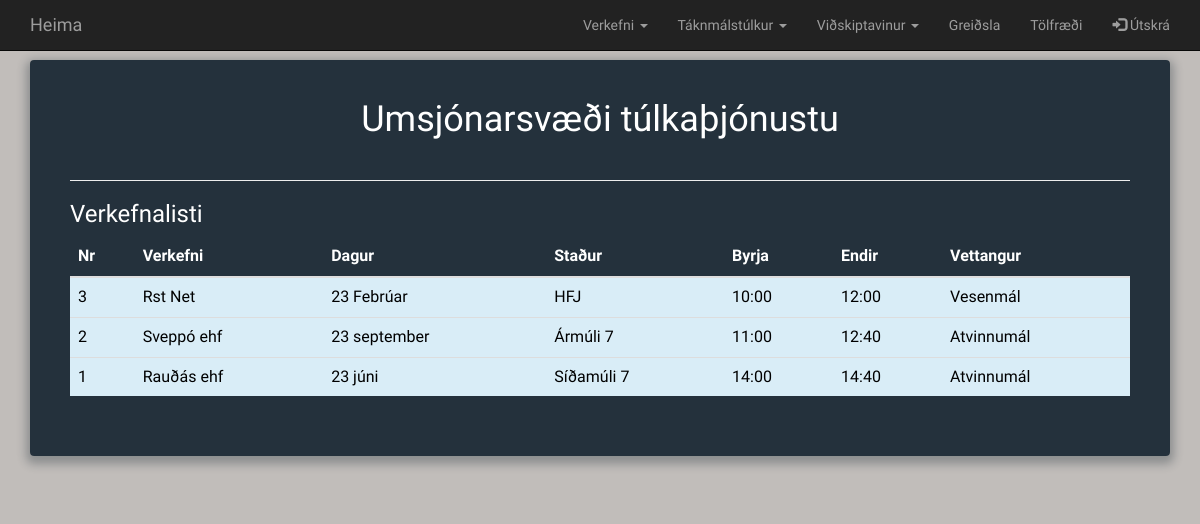
The app's page /admin.php with its own data.
### tables this page shows
CREATE TABLE `tblVerkefni` (
  `Nr` int(11) NOT NULL,
  `Heiti` text,
  `Stadur` text,
  `Dagur` text,
  `Tima_byrja` text,
  `Tima_endir` text,
  `Vettvangur` text
);

### admin.php (the view, shortened to what this page needs)
<?php
include('connection.php');
include('header.php');
?>
<body>
<?php
include('navbar.php');
?>
    <div class="container">
       <div class="form_home">
          <h1>Umsjónarsvæði túlkaþjónustu</h1>
          <hr>
          <h3>Verkefnalisti</h3>
          <table class="table">
                 <thead>
                   <tr>
                      <th>Nr</th>
                      <th>Verkefni</th>
                      <th>Dagur</th>
                      <th>Staður</th>
                      <th>Byrja</th>
                      <th>Endir</th>
                      <th>Vettangur</th>
                    </tr>
                  </thead>
                <tbody>
                <?php
                    $sql = "SELECT tblVerkefni.Nr, tblVerkefni.Heiti, tblVerkefni.Dagur, tblVerkefni.Stadur, tblVerkefni.Tima_byrja, tblVerkefni.Tima_endir, tblVerkefni.Vettvangur FROM tblVerkefni ORDER BY tblVerkefni.Nr DESC;";
                    $result = mysqli_query($conn,$sql);
                      while( $row = mysqli_fetch_array($result) ){
                        echo '<tr class="info">';
                        echo  '<td scope="row">'.$row[0].'</th>';
                        echo  '<td>'.$row[1].'</td>';
                        echo  '<td>'.$row[2].'</td>';
                        echo  '<td>'.$row[3].'</td>';
                        echo  '<td>'.$row[4].'</td>';
                        echo  '<td>'.$row[5].'</td>';
                        echo  '<td>'.$row[6].'</td>';
                        echo '</tr>';
                       }
                ?>
                 </tbody>
           </table>
       </div>
    </div>
<?php
  include('footer.php');
?>

### header.php (shortened to what this page needs)
<!DOCTYPE html>
<html lang="is">
<head>
    <link href="node_modules/bootstrap/dist/css/bootstrap.min.css" rel="stylesheet">
    <link rel="stylesheet" href="css/style.css">
    <link rel="stylesheet" href="https://cdnjs.cloudflare.com/ajax/libs/normalize/5.0.0/normalize.min.css">
</head>

### navbar.php (shortened to what this page needs)
<nav class="navbar navbar-inverse navbar-fixed-top">
      <div class="container">
        <div class="navbar-header">
          <a class="navbar-brand" href="admin.php">Heima</a>
          </div>
          <ul class="nav navbar-nav navbar-right">
            <li class="dropdown">
            <a href="#" class="dropdown-toggle" data-toggle="dropdown" role="button" aria-haspopup="true" aria-expanded="false">Verkefni <span class="caret"></span></a>
            </li>
            <li class="dropdown">
            <a href="#" class="dropdown-toggle" data-toggle="dropdown" role="button" aria-haspopup="true" aria-expanded="false">Táknmálstúlkur <span class="caret"></span></a>
            </li>
            <li class="dropdown">
            <a href="#" class="dropdown-toggle" data-toggle="dropdown" role="button" aria-haspopup="true" aria-expanded="false">Viðskiptavinur <span class="caret"></span></a>
            </li>
            <li><a href="#">Greiðsla</a></li>
            <li><a href="#">Tölfræði</a></li>
            <li><a href="logout.php"><span class="glyphicon glyphicon-log-in"></span>   Útskrá</a></li>
          </ul>
      </div>
</nav>

### footer.php (shortened to what this page needs)
</body>
</html>

### css/style.css (style rules this page uses)
*, *:before, *:after { box-sizing: border-box; }
body { background: #c1bdba; font-family: 'Titillium Web', sans-serif; }
a { text-decoration: none; color: #1ab188; }
.form_home { background: rgba(19, 35, 47, 0.9); padding: 40px; max-width: 100%; max-height: 100%; margin: 40px auto; border-radius: 4px; box-shadow: 0 4px 10px 4px rgba(19, 35, 47, 0.3); }
h1 { text-align: center; color: #ffffff; font-weight: 300; margin: 0 0 40px; }
h3 { text-align: left; color: #ffffff; font-weight: 200; margin-left: 0px; }
table { color: #ffffff; }
td { color:black; }

### records on screen
tblverkefni: Nr "3", Heiti "Rst Net", Dagur "23 Febrúar", Stadur "HFJ", Tima_byrja "10:00", Tima_endir "12:00", Vettvangur "Vesenmál"
tblverkefni: Nr "2", Heiti "Sveppó ehf", Dagur "23 september", Stadur "Ármúli 7", Tima_byrja "11:00", Tima_endir "12:40", Vettvangur "Atvinnumál"
tblverkefni: Nr "1", Heiti "Rauðás ehf", Dagur "23 júni", Stadur "Síðamúli 7", Tima_byrja "14:00", Tima_endir "14:40", Vettvangur "Atvinnumál"
